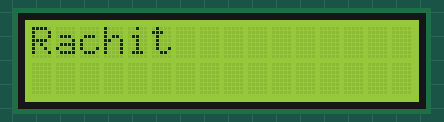
The sketch below on a simulated Arduino Uno, built with avr-gcc and run on an emulated ATmega328P. Parts: 16×2 character LCD.

Above: at 0.1 s.
At 1.1 s:
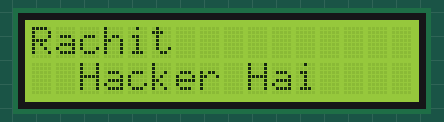
At 4.1 s:
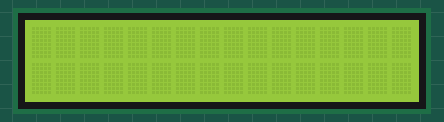

Measured:
- by itself, everything shown: repeats every 6.0 s, in 3 steps
- what the display in image 1 shows lasts 3.0 s, from 1.1 s to 4.1 s
- what the display in image 2 shows lasts 2.0 s, from 4.1 s to 6.1 s

The sketch:

LCD_16x1.ino
```cpp
#include <LiquidCrystal.h>


LiquidCrystal lcd(1, 2, 4, 5, 6, 7);
void setup()
{
 lcd.begin(16,2);
}

void loop()
{

  lcd.print("Rachit");
  delay(1000);

  lcd.setCursor(2,1);
  lcd.print("Hacker Hai");
  delay(3000);
  lcd.clear();
  delay(2000);
}
```
